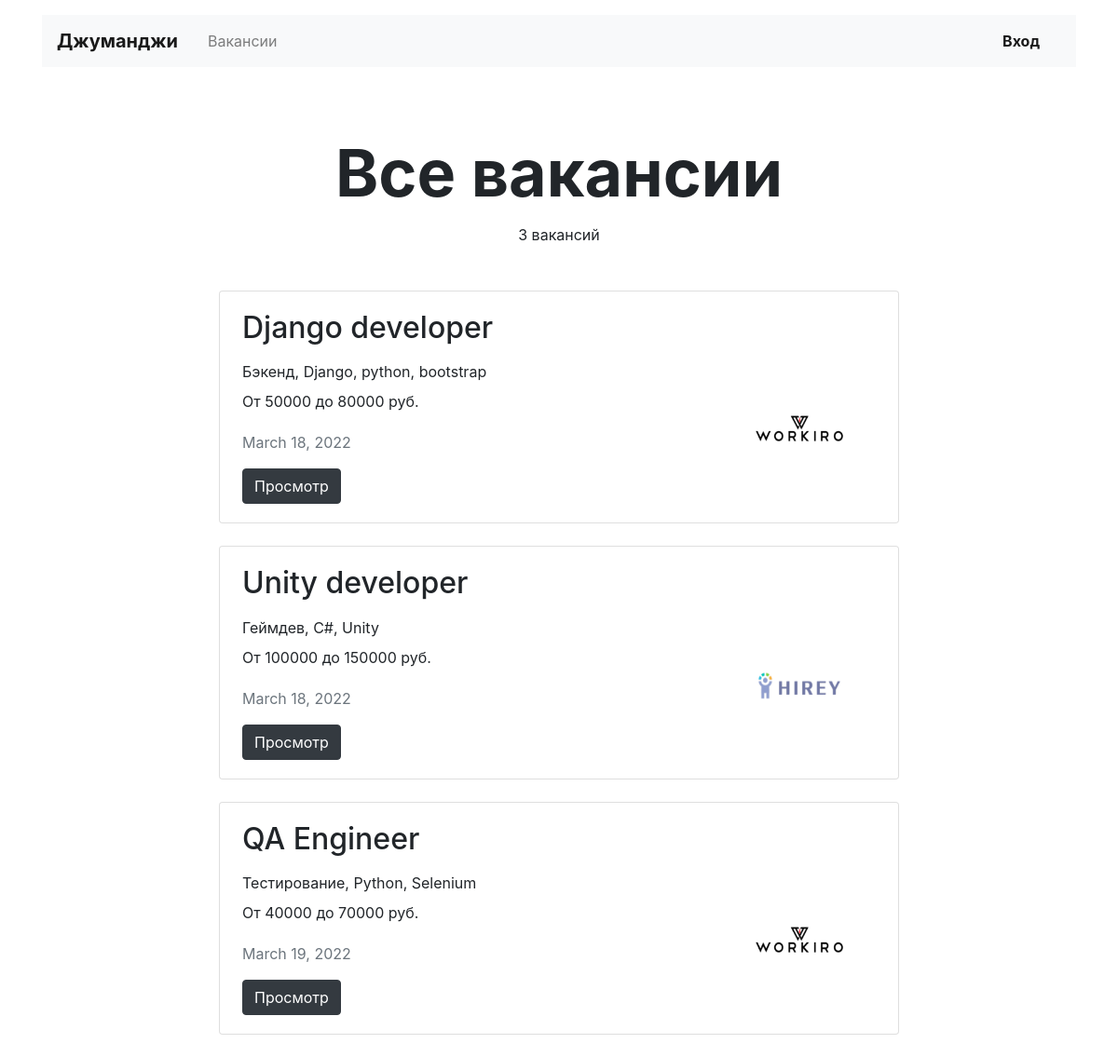
The page /vacancies/ on the database as committed earlier.
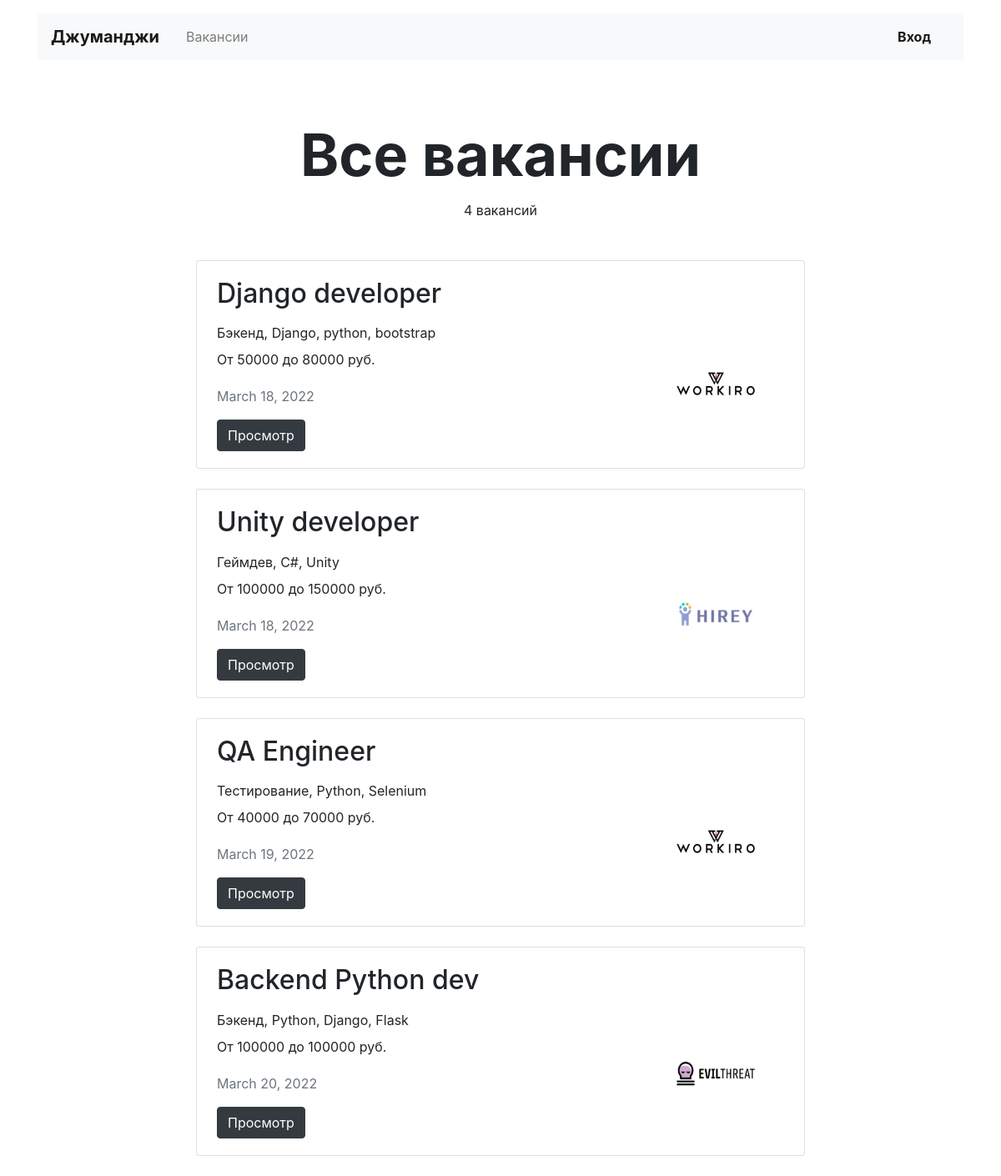
The same page on the database as committed later.
### work/models.py (models this page shows, shortened)
class Vacancy(models.Model):
    title = models.CharField(max_length=50)
    speciality = models.ForeignKey(Specialty, on_delete=models.CASCADE, related_name='vacancies')
    company = models.ForeignKey(Company, on_delete=models.CASCADE, related_name='vacancies')
    skills = models.CharField(max_length=255)
    description = models.TextField()
    salary_min = models.IntegerField()
    salary_max = models.IntegerField()
    posted = models.DateField()

class Specialty(models.Model):
    code = models.CharField(max_length=50)
    title = models.CharField(max_length=50)
    picture = models.ImageField(default='https://place-hold.it/100x60', upload_to=MEDIA_SPECIALITY_IMAGE_DIR)

class Company(models.Model):
    name = models.CharField(max_length=50)
    location = models.CharField(max_length=50)
    logo = models.ImageField(default='https://place-hold.it/100x60', upload_to=MEDIA_COMPANY_IMAGE_DIR)
    description = models.TextField()
    employee_count = models.IntegerField()
    owner = models.OneToOneField(User, on_delete=models.CASCADE)

### work/views.py (the view)
# urls.py: path('vacancies/', view.list_vacancies_view, name='vacancies'),
def list_vacancies_view(request):
    vacancies = mdl.Vacancy.objects.all()
    return render(request, "work/vacancies.html", context={
        "vacancies": vacancies,
        "count": len(vacancies),
    })

### work/templates/work/vacancies.html
{% extends "work/base.html" %}
{% block content %}
  <main class="container mt-3">
    <section>
      <h1 class="h1 text-center mx-auto mt-4 pt-5" style="font-size: 70px;"><strong>Все вакансии</strong></h1>
      <p class="text-center pt-1">{{ count }} вакансий</p>
      <div class="row mt-5">
        <div class="col-12 col-lg-8 offset-lg-2 m-auto">
          {% for vac in vacancies %}
          <div class="card mb-4">
            <div class="card-body px-4">
              <div class="row">
                <div class="col-12 col-md-8 col-lg-9">
                  <h2 class="h2 pb-2">{{ vac.title }}</h2>
                  <p class="mb-2">{{ vac.speciality.title }}, {{ vac.skills }}</p>
                  <p>От {{ vac.salary_min }} до {{ vac.salary_max }} руб.</p>
                  <p class="text-muted pt-1">{{ vac.posted }}</p>
                </div>
                <div class="col-12 col-md-4 col-lg-3 d-flex align-items-end">
                  <a href="{% url 'vacancy' vac.id %}"><img src="{{ vac.company.logo.url }}" width="130" height="80" alt=""></a>
                </div>
              </div>
              <a href="{% url 'vacancy' vac.id %}" class="btn btn-dark">Просмотр</a>
            </div>
          </div>
          {% endfor %}
        </div>
      </div>
    </section>
  </main>
{% endblock content %}

### work/templates/work/base.html (shortened to what this page needs)
<!DOCTYPE html>
<html lang="ru">
<head>
  <link rel="stylesheet" href="https://stackpath.bootstrapcdn.com/bootstrap/4.3.1/css/bootstrap.min.css">
</head>
<body>
  <header class="container mt-3">
    <nav class="navbar navbar-expand-lg navbar-light bg-light">
      <a class="navbar-brand mr-4 font-weight-bold" href="{% url 'main' %}">Джуманджи</a>
      <div class="collapse navbar-collapse justify-content-between" id="navbarNav">
        <ul class="navbar-nav col-10">
          <li class="nav-item">
            <a class="nav-link" href="{% url 'vacancies' %}">Вакансии</a>
          </li>
        </ul>
        <ul class="navbar-nav col-2 justify-content-end">
          <li class="nav-item active">
            {% if request.user.is_authenticated %}
            <div class="dropdown">
              <button class="btn btn-light dropdown-toggle" type="button" id="dropdownMenuButton"
                      data-toggle="dropdown" aria-expanded="false">
                {{ user.first_name }} {{ user.last_name }}
              </button>
              <div class="dropdown-menu" aria-labelledby="dropdownMenuButton">
                <a class="dropdown-item" href="{% url 'res_create' %}">Резюме</a>
                <a class="dropdown-item" href="{% url 'comp_create' %}">Компания</a>
                <a class="dropdown-item" href="{% url 'logout' %}" >Выход</a>
              </div>
            </div>
            {% else %}
            <a href="{% url 'login' %}" class="nav-link font-weight-bold">Вход</a>
            {% endif %}
          </li>
        </ul>
      </div>
    </nav>
  </header>
{% block content %}
{% endblock content %}
</body>
</html>

Rows that differ between the two databases and show on the page:
added Vacancy: title "Backend Python dev", speciality "Бэкенд", skills "Python, Django, Flask", salary_min "100000", salary_max "100000", posted "March 20, 2022", company.logo (picture)
Other text that changed with them:
{{ count }}: "3" → "4"
